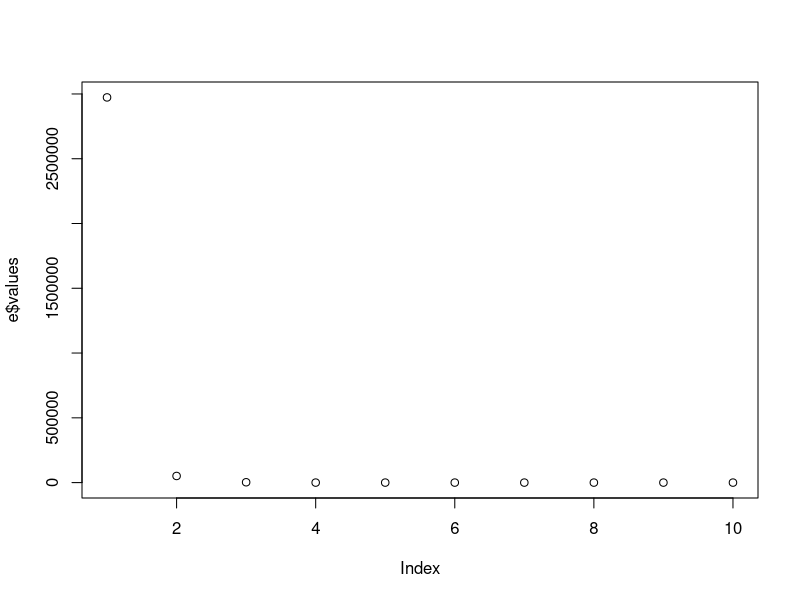

This chart was generated by the following R code:
data <- mtcars 
test1 <- lm(mpg ~ cyl + disp + hp + drat + wt + qsec + vs + am + gear + carb, data)
summary(test1)

M <- as.matrix(data[,2:ncol(data)])

t1 <- t(M)%*%M
e <- eigen(t1)
plot(e$values)